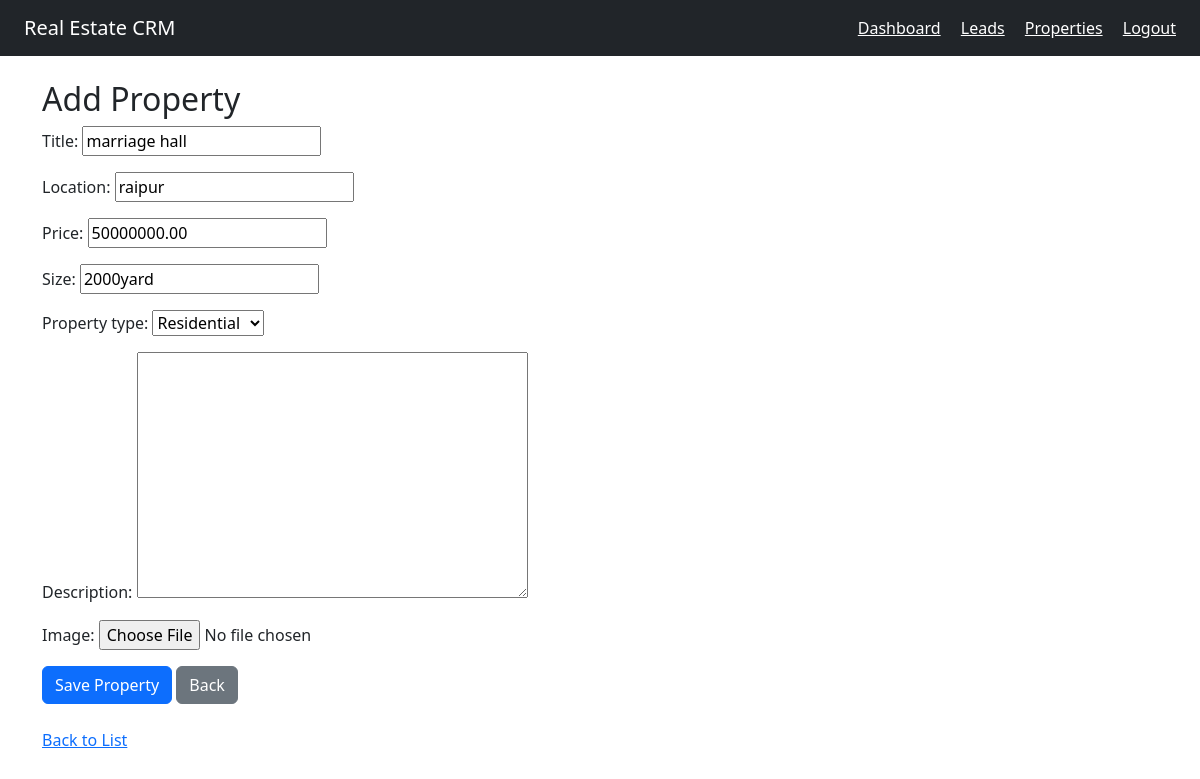
Screenshot of /properties/edit/2/ with the database file from the repository.
### properties/models.py (models this page shows, shortened)
class Property(models.Model):
    PROPERTY_TYPE = [
        ('Residential', 'Residential'),
        ('Commercial', 'Commercial'),
    ]
    title = models.CharField(max_length=200)
    location = models.CharField(max_length=200)
    price = models.DecimalField(max_digits=12, decimal_places=2)
    size = models.CharField(max_length=100)
    property_type = models.CharField(max_length=20, choices=PROPERTY_TYPE)
    description = models.TextField(blank=True, null=True)
    image = models.ImageField(upload_to='properties/', null=True, blank=True)

### properties/views.py (the view)
# urls.py: path('edit/<int:pk>/', views.edit_property, name='edit_property'),
def edit_property(request, pk):
    property = get_object_or_404(Property, pk=pk)
    if request.method == 'POST':
        form = PropertyForm(request.POST, request.FILES, instance=property)   # ✅ change here
        if form.is_valid():
            form.save()
            return redirect('property_list')
    else:
        form = PropertyForm(instance=property)
    return render(request, 'properties/add_property.html', {'form': form})

### properties/forms.py
class PropertyForm(forms.ModelForm):
    class Meta:
        model = Property
        fields = '__all__'

### templates/properties/add_property.html (shortened to what this page needs)
{% extends 'base.html' %}
{% block content %}
<h2>Add Property</h2>
<form method="POST" enctype="multipart/form-data">
    {{ form.as_p }}
    <button class="btn btn-primary" type="submit">Save Property</button>
<a class="btn btn-secondary" href="/properties/">Back</a>
</form>
<br>
<a href="/properties/">Back to List</a>
{% endblock %}

### rows the page displays
Property: title "marriage hall", location "raipur", price "50000000.00", size "2000yard", property_type "Residential"
